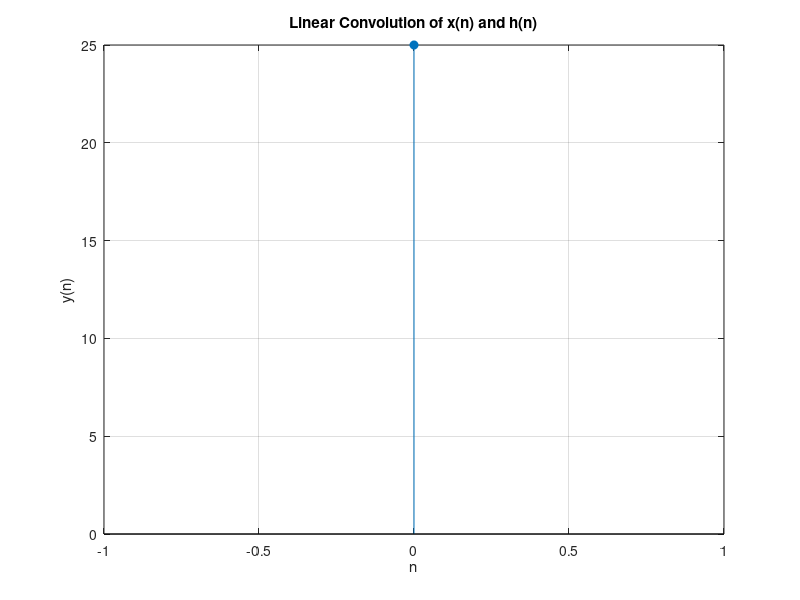
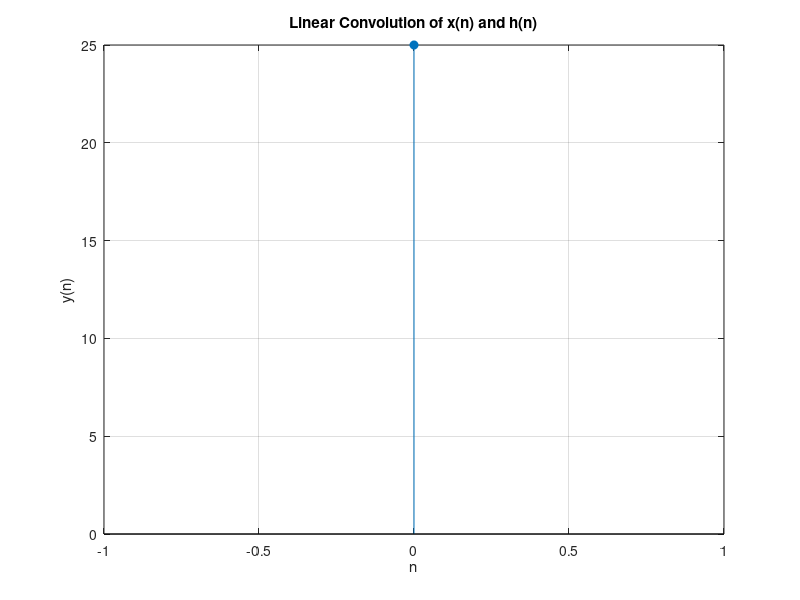
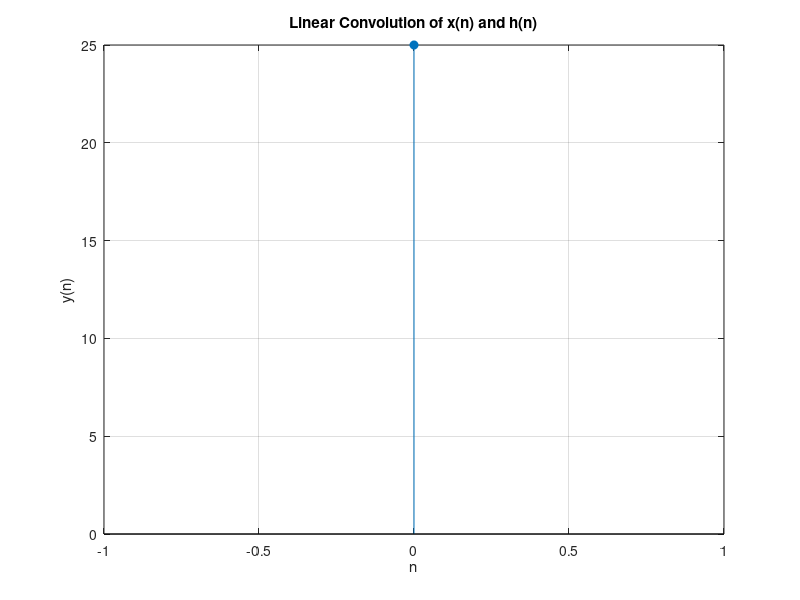

These figures' MATLAB source, in order:

clc;
clear;
close all;
clc;
clear;
close all;

x = input('Enter the sequence of x: ');
h = input('Enter the sequence of h: ');

N1 = length(x);
N2 = length(h);

L = N1 + N2 - 1;

y = zeros(1, L);

for i = 1:L
    for j = 1:N1
        if (i-j+1 > 0) && (i-j+1 <= N2)
            y(i) = y(i) + x(j) * h(i-j+1);
        end
    end
end

disp('The length of the convolution is:');
disp(L);

disp('The convolution result y:');
disp(y);

figure;
stem(0:L-1, y, 'filled');
grid on;
xlabel('n');
ylabel('y(n)');
title('Linear Convolution of x(n) and h(n)');


x = input("Enter the sequence of x: ");
h = input("Enter the sequence of h: ");

n1 = input("Enter the index of x: ");
n2 = input("Enter the index of h: ");

N1 = length(x);
N2 = length(h);

L = N1 + N2 - 1;

y = zeros(1, L);

for i = 1:L
    for j = 1:N1
        if (i-j+1 > 0) && (i-j+1 <= N2)
            y(i) = y(i) + x(j) * h(i-j+1);
        end
    end
end

disp("The length of the convolution is:");
disp(L);

disp("The convolution result y:");
disp(y);
figure;
stem(0:L-1, y, 'filled');
grid on;
xlabel('n');
ylabel('y(n)');
title('Linear Convolution of x(n) and h(n)');

figure;
stem(0:L-1, y, 'filled');
grid on;
xlabel('n');
ylabel('y(n)');
title('Linear Convolution of x(n) and h(n)');
